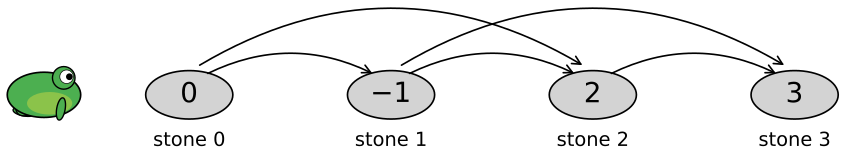

Write the Python code that produced this figure.
import numpy as np
import matplotlib.pyplot as plt
from matplotlib.patches import Ellipse, Circle, FancyArrowPatch

def draw_realistic_frog(ax, x, y, s=0.5):
    """Draws a frog with a more natural anatomy and legs, facing right."""
    c_body = "#4CAF50"
    c_belly = "#8BC34A"
    
    # Back Leg
    back_thigh = Ellipse((x - 0.2*s, y - 0.1*s), width=0.7*s, height=0.4*s, 
                         angle=40, facecolor=c_body, edgecolor="black", lw=1, zorder=9)
    back_foot = Ellipse((x - 0.35*s, y - 0.3*s), width=0.4*s, height=0.15*s, 
                        angle=-10, facecolor=c_body, edgecolor="black", lw=1, zorder=8)
    
    # Front Leg
    front_leg = Ellipse((x + 0.3*s, y - 0.25*s), width=0.15*s, height=0.4*s, 
                        angle=-10, facecolor=c_body, edgecolor="black", lw=1, zorder=11)
    
    # Body
    body = Ellipse((x, y), width=1.3*s, height=0.8*s, 
                   facecolor=c_body, edgecolor="black", lw=1.2, zorder=10)
    belly = Ellipse((x + 0.1*s, y - 0.15*s), width=0.8*s, height=0.4*s, 
                    facecolor=c_belly, edgecolor="none", zorder=10.5)
    
    # Eyes
    eye_mound = Circle((x + 0.35*s, y + 0.3*s), radius=0.2*s, 
                       facecolor=c_body, edgecolor="black", lw=1, zorder=11)
    eye_white = Circle((x + 0.4*s, y + 0.32*s), radius=0.12*s, 
                       facecolor="white", edgecolor="black", lw=0.5, zorder=12)
    pupil = Circle((x + 0.45*s, y + 0.32*s), radius=0.06*s, facecolor="black", zorder=13)
    
    for p in (back_thigh, back_foot, front_leg, body, belly, eye_mound, eye_white, pupil):
        ax.add_patch(p)

def make_frog_stone_low_arch(save_path="frog_stones_1.pdf", show=True):
    fig, ax = plt.subplots(figsize=(10, 4))
    
    rewards = [0, -1, 2, 3]
    num_stones = len(rewards)
    # 40% smaller than original 1.8x1.0
    w, h = 1.08, 0.6
    x_coords = np.arange(num_stones) * 2.5
    y_stone = 0
    
    # 1. Draw Stones and Labels
    for i, (x, r) in enumerate(zip(x_coords, rewards)):
        stone = Ellipse((x, y_stone), width=w, height=h, 
                        facecolor="#d3d3d3", edgecolor="black", lw=1.2, zorder=2)
        ax.add_patch(stone)
        
        # Reward Value (Normal weight)
        ax.text(x, y_stone, f"${r}$", ha="center", va="center", 
                fontsize=20, fontweight="normal", zorder=3)
        
        # Stone Label (Lifted closer to oval)
        ax.text(x, y_stone - 0.45, f"stone {i}", ha="center", va="top", 
                fontsize=14, fontweight="normal")

    # 2. Draw Low-Arch Arrows (Height reduced by half)
    for i in range(num_stones):
        if i + 1 < num_stones:
            # Short Jump: rad changed from -0.5 to -0.25
            start = (x_coords[i] + 0.2, 0.25)
            end = (x_coords[i+1] - 0.2, 0.25)
            arrow = FancyArrowPatch(start, end, connectionstyle="arc3,rad=-0.25", 
                                     arrowstyle='->,head_width=3,head_length=6',
                                     lw=1.2, color="black", zorder=5)
            ax.add_patch(arrow)
            
        if i + 2 < num_stones:
            # Skip Jump: rad changed from -0.6 to -0.3
            start = (x_coords[i] + 0.1, 0.35)
            end = (x_coords[i+2] - 0.1, 0.35)
            arrow_skip = FancyArrowPatch(start, end, connectionstyle="arc3,rad=-0.3", 
                                         arrowstyle='->,head_width=3,head_length=6',
                                         lw=1.2, color="black", zorder=4)
            ax.add_patch(arrow_skip)

    # 3. Draw Realistic Frog
    draw_realistic_frog(ax, x_coords[0] - 1.8, y_stone, s=0.7)

    # Formatting
    ax.set_aspect("equal")
    ax.axis("off")
    ax.set_xlim(x_coords[0] - 3.0, x_coords[-1] + 1.5)
    ax.set_ylim(-1.5, 2.5)

    plt.tight_layout()
    plt.savefig(save_path, bbox_inches="tight")
    if show:
        plt.show()
    plt.close(fig)

if __name__ == "__main__":
    make_frog_stone_low_arch()
